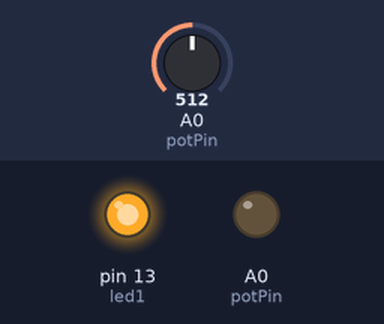
Simulated run of this sketch. Board: Arduino Uno, built with avr-gcc and run on an emulated ATmega328P. Shown: output pins drawn as LEDs (lit = HIGH). The inputs (shaded band) are chosen by the test bench; at power-on: A0 (potPin) = 512.

Above: at 1.2 s.
1.3 s: A0 (potPin) set to 498
At 2.1 s:
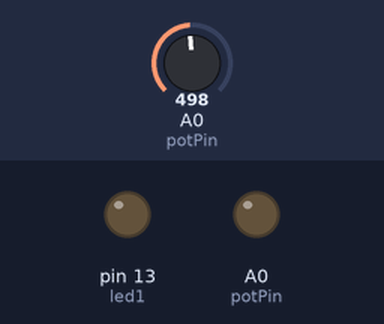
2.8 s: A0 (potPin) set to 716
At 3.2 s:
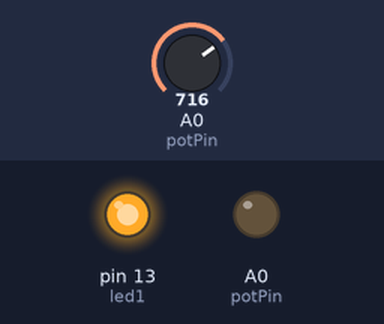
4.3 s: A0 (potPin) set to 511
At 5.5 s:
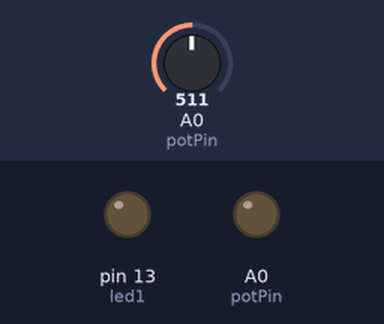
Timing chart, 0 to 7.3 s (numbered marks = the images above; inputs shaded):
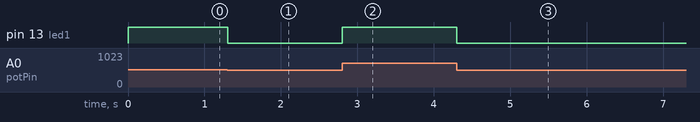

Measured:
- the behaviour switches between 512 and 511 on A0 (potPin) (found by bisection; images 0 and 1)
- after the input at 1.3 s, pin 13 (led1): HIGH → LOW at once
- after the input at 2.8 s, pin 13 (led1): LOW → HIGH at once
- after the input at 4.3 s, pin 13 (led1): HIGH → LOW at once

The sketch:

push_button.ino
```cpp
int potPin = A0;
int led1 = 13;

int value = 0;
void setup(){
  pinMode(potPin, OUTPUT);
}

void loop()
{
  value = analogRead(potPin);
  int brightness = value/ 4;
  analogWrite(led1, brightness);
  delay(10);
}
```
